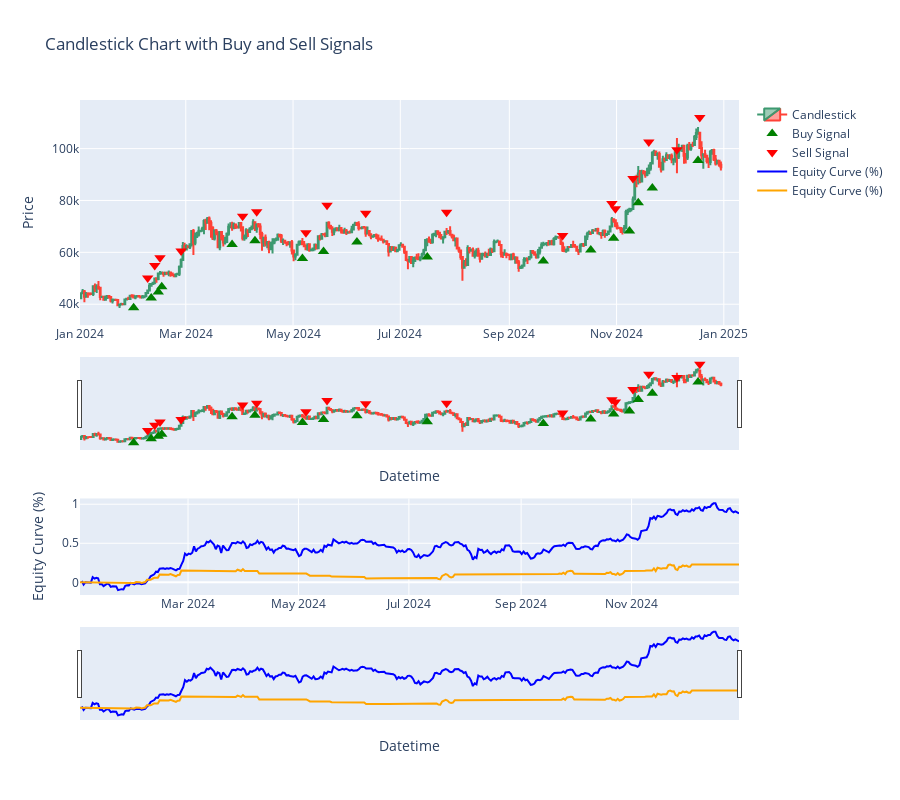

Source (notebook cell):
### Code cell
import plotly.graph_objects as go
from plotly.subplots import make_subplots
from LocalRecord import calculate_equity_curve

records_df = pd.DataFrame(bt.trading_records)
equity_curve = calculate_equity_curve(records_df, df['Close'].pct_change())

# Create figure
fig = make_subplots(rows=2, cols=1, vertical_spacing=0.35, row_heights=[0.7, 0.3])

# Add candlestick chart
fig.add_trace(go.Candlestick(
    x=df.index,
    open=df["Open"],
    high=df["High"],
    low=df["Low"],
    close=df["Close"],
    name="Candlestick"
), row=1, col=1)

# Add buy signals (green arrows)
fig.add_trace(go.Scatter(
    x=records_df["entry_timestamp"],
    y=records_df["entry_price"] * 0.9,
    mode="markers",
    marker=dict(symbol="triangle-up", color="green", size=10),
    name="Buy Signal"
), row=1, col=1)

# Add sell signals (red arrows)
fig.add_trace(go.Scatter(
    x=records_df["exit_timestamp"],
    y=records_df["exit_price"] * 1.1,
    mode="markers",
    marker=dict(symbol="triangle-down", color="red", size=10),
    name="Sell Signal"
), row=1, col=1)

# Add cumulative returns line chart
fig.add_trace(go.Scatter(
    x=df.index,
    y=df['Close'].pct_change().cumsum(),
    mode='lines',
    name='Equity Curve (%)',
    line=dict(color='blue')
), row=2, col=1)

# Add cumulative returns line chart
fig.add_trace(go.Scatter(
    x=df.index,
    y=equity_curve,
    mode='lines',
    name='Equity Curve (%)',
    line=dict(color='orange')
), row=2, col=1)

# Update layout
fig.update_layout(
    title="Candlestick Chart with Buy and Sell Signals",
    xaxis_title="Datetime",
    yaxis_title="Price",
    xaxis_rangeslider_visible=True,
    xaxis2_title="Datetime",
    yaxis2_title="Equity Curve (%)",
    xaxis2_rangeslider_visible=True,
    height=800
)

# Show figure
fig.show()

### Figure 1 — Plotly figure (JSON) as saved in the notebook; plotly's stock layout.template omitted (floating-point values rounded to 4 significant figures; data arrays with more than 128 entries replaced by an {"elided": "..."} marker saying what was removed)
{"data": [{"close": {"elided": "365 float values"}, "high": {"elided": "365 float values"}, "low": {"elided": "365 float values"}, "name": "Candlestick", "open": {"elided": "365 float values"}, "type": "candlestick", "x": {"elided": "365 str values"}, "xaxis": "x", "yaxis": "y"}, {"marker": {"color": "green", "size": 10, "symbol": "triangle-up"}, "mode": "markers", "name": "Buy Signal", "type": "scatter", "x": ["2024-01-31T08:00:00+08:00", "2024-02-10T08:00:00+08:00", "2024-02-14T08:00:00+08:00", "2024-02-16T08:00:00+08:00", "2024-03-27T08:00:00+08:00", "2024-04-09T08:00:00+08:00", "2024-05-06T08:00:00+08:00", "2024-05-18T08:00:00+08:00", "2024-06-06T08:00:00+08:00", "2024-07-16T08:00:00+08:00", "2024-09-20T08:00:00+08:00", "2024-10-17T08:00:00+08:00", "2024-10-30T08:00:00+08:00", "2024-11-08T08:00:00+08:00", "2024-11-13T08:00:00+08:00", "2024-11-21T08:00:00+08:00", "2024-12-17T08:00:00+08:00"], "xaxis": "x", "y": [38650.0, 42420.0, 44730.0, 46690.0, 62990.0, 64460.0, 57610.0, 60320.0, 64000.0, 58250.0, 56650.0, 60860.0, 65460.0, 68270.0, 79160.0, 84860.0, 95450.0], "yaxis": "y"}, {"marker": {"color": "red", "size": 10, "symbol": "triangle-down"}, "mode": "markers", "name": "Sell Signal", "type": "scatter", "x": ["2024-02-08T08:00:00+08:00", "2024-02-12T08:00:00+08:00", "2024-02-15T08:00:00+08:00", "2024-02-27T08:00:00+08:00", "2024-04-02T08:00:00+08:00", "2024-04-10T08:00:00+08:00", "2024-05-08T08:00:00+08:00", "2024-05-20T08:00:00+08:00", "2024-06-11T08:00:00+08:00", "2024-07-27T08:00:00+08:00", "2024-10-01T08:00:00+08:00", "2024-10-29T08:00:00+08:00", "2024-10-31T08:00:00+08:00", "2024-11-10T08:00:00+08:00", "2024-11-19T08:00:00+08:00", "2024-12-05T08:00:00+08:00", "2024-12-18T08:00:00+08:00"], "xaxis": "x", "y": [50070.0, 54960.0, 57950.0, 60490.0, 73910.0, 75630.0, 67600.0, 78150.0, 75090.0, 75470.0, 66470.0, 78840.0, 76810.0, 88450.0, 102600.0, 99570.0, 112000.0], "yaxis": "y"}, {"line": {"color": "blue"}, "mode": "lines", "name": "Equity Curve (%)", "type": "scatter", "x": {"elided": "365 str values"}, "xaxis": "x2", "y": {"elided": "365 float values"}, "yaxis": "y2"}, {"line": {"color": "orange"}, "mode": "lines", "name": "Equity Curve (%)", "type": "scatter", "x": {"elided": "365 str values"}, "xaxis": "x2", "y": {"elided": "365 float values"}, "yaxis": "y2"}], "layout": {"height": 800, "title": {"text": "Candlestick Chart with Buy and Sell Signals"}, "xaxis": {"anchor": "y", "domain": [0, 1], "rangeslider": {"visible": true}, "title": {"text": "Datetime"}}, "xaxis2": {"anchor": "y2", "domain": [0, 1], "rangeslider": {"visible": true}, "title": {"text": "Datetime"}}, "yaxis": {"anchor": "x", "domain": [0.545, 1.0], "title": {"text": "Price"}}, "yaxis2": {"anchor": "x2", "domain": [0, 0.195], "title": {"text": "Equity Curve (%)"}}}}
